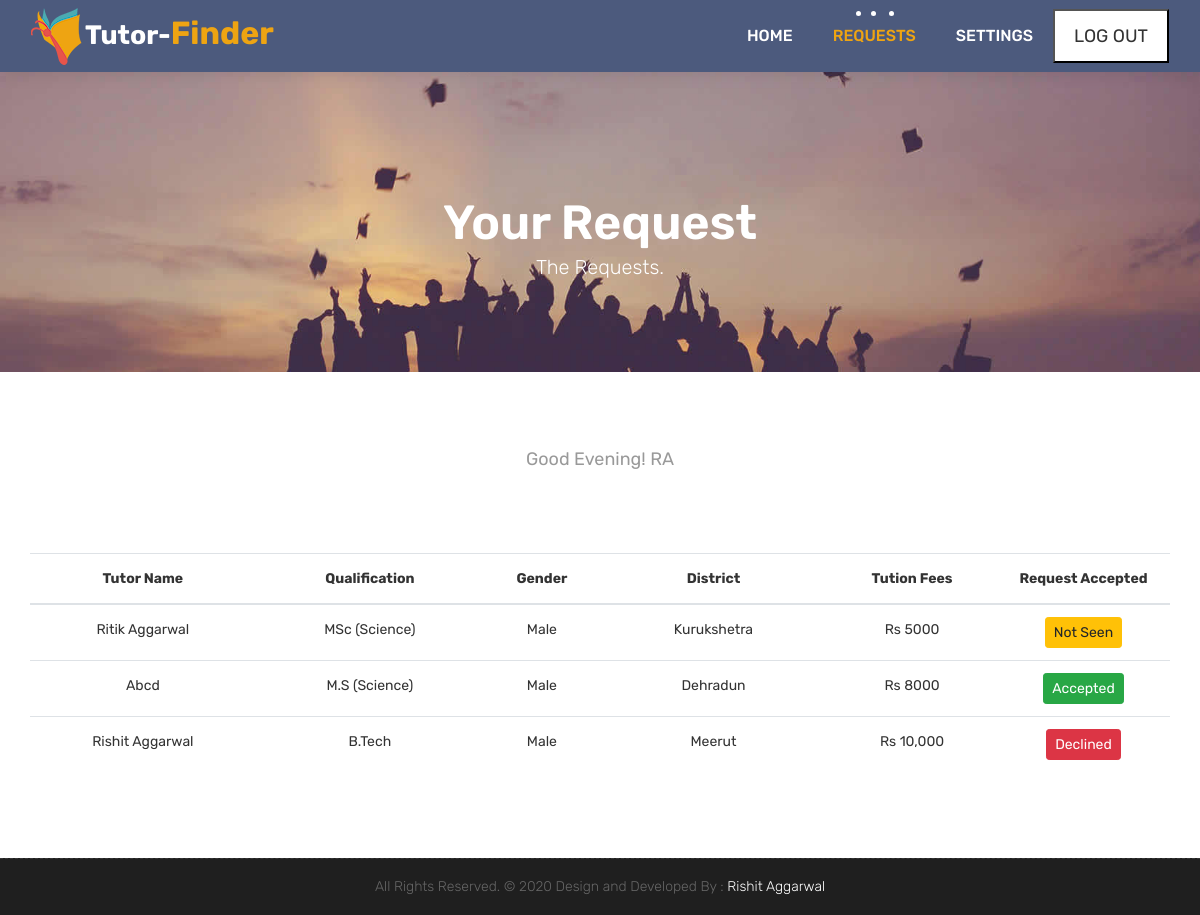
/my_request.php (signed in), run on the app's committed database.
### tables this page shows
CREATE TABLE `users` (
  `user_id` int(11) NOT NULL,
  `name` varchar(60) NOT NULL,
  `email_id` varchar(60) NOT NULL,
  `password` varchar(200) NOT NULL,
  `mobile` varchar(20) NOT NULL,
  `type` varchar(25) NOT NULL
);

CREATE TABLE `tution_request` (
  `tution_id` int(11) NOT NULL,
  `student_id` int(11) NOT NULL,
  `tutor_id` int(11) NOT NULL,
  `is_accepted` int(11) NOT NULL DEFAULT '0'
);

CREATE TABLE `user_information` (
  `user_id` int(11) NOT NULL,
  `highest_qualification` varchar(50) NOT NULL DEFAULT '-',
  `gender` varchar(20) NOT NULL,
  `address` varchar(200) NOT NULL DEFAULT '-',
  `district` varchar(50) NOT NULL DEFAULT '-',
  `state` varchar(50) NOT NULL DEFAULT '-',
  `above_class` varchar(50) NOT NULL,
  `subject1` varchar(50) NOT NULL,
  `subject2` varchar(50) NOT NULL,
  `subject3` varchar(50) NOT NULL,
  `average_tution_fees` varchar(50) NOT NULL DEFAULT '-',
  `about` varchar(200) NOT NULL,
  `recent_school` varchar(100) NOT NULL,
  `profile_image` varchar(200) NOT NULL,
  `degree_image` varchar(200) NOT NULL,
  `resume` varchar(200) NOT NULL,
  `rating` int(11) NOT NULL DEFAULT '0',
  `people_rated` int(11) NOT NULL DEFAULT '0'
);

### my_request.php (the view, shortened to what this page needs)
<?php
	include 'db/db.php';
	include ('src/header.php');
	$id=$_SESSION['user_id'];
	$sql="SELECT * from users where user_id='$id';";
	$result=mysqli_query($con,$sql);
	$row=mysqli_fetch_assoc($result);
	$type=$row['type'];
	if($type=="Student")
		$dashboard="student_dashboard.php";
	else
		$dashboard="tutor_dashboard.php";
	$time=date("h");
	$a_p=date("a");
	if($time>5 && $time <12 && $a_p=="am")
		$greet="Good Morning!";
	else if($time>=0 && $time <6 && $a_p=="pm")
		$greet="Good Afternoon!";
	else if($time>=6 && $time <12 && $a_p=="pm")
		$greet="Good Evening!";
	else
		$greet="Good Night!";
?>
<body class="host_version">
	<header class="top-navbar">
		<nav class="navbar navbar-expand-lg navbar-light bg-light">
			<div class="container-fluid">
				<a class="navbar-brand" href="index.php" style="margin-right:0px;">
					<img src="images/logo.png" alt="" />
				</a>
				<h1 style="margin-top:5px;color:white; font-weight: bold; font-size:20pt;">Tutor-<span style="color:#eea412; font-size:24pt;">Finder</span></h1>
				<div class="collapse navbar-collapse" id="navbars-host">
					<ul class="navbar-nav ml-auto">
						<li class="nav-item"><a class="nav-link" href="<?php echo $dashboard; ?>">Home</a></li>
						<li class="nav-item active"><a class="nav-link" href="my_request.php">Requests</a></li>
						<li class="nav-item"><a class="nav-link" href="settings.php">Settings</a></li>
					</ul>
					<ul class="nav navbar-nav navbar-right">
						<form action="src/main.php" method="post">
                        	<li><button type="submit" style="padding: 0px;" name="logout"><a class="hover-btn-new log"><span>LOG OUT</span></a></button></li>
                    	</form>
                    </ul>
				</div>
			</div>
		</nav>
	</header>
	<div class="all-title-box">
		<div class="container text-center">
			<h1>Your Request<span class="m_1">The Requests.</span></h1>
		</div>
	</div>
<div class="row justify-content-center">
	<div class="col-md-8 col-lg-8 col-12 col-sm-10">
	</div>
</div>
    <div id="overviews" class="section wb">
        <div class="container">
            <div class="section-title row text-center">
                <div class="section-title row text-center">
                <div class="col-md-8 offset-md-2">
                    <p class="lead font_color_change"><?php echo $greet; echo ' '.$row['name']; ?></p>
                </div>
            </div>
            </div>
            <hr class="invis">
           <?php
           	if($type=="Student")
           	{
           	?>
            <div class="row">
            	<table class="table table-hover">
				  <thead class="text-center">
				    <tr>
				      <th scope="col" style="width:20vw;vertical-align: top;">Tutor Name</th>
				      <th scope="col" style="width:20vw;vertical-align: top;">Qualification</th>
				      <th scope="col" style="width:10vw;vertical-align: top;">Gender</th>
				      <th scope="col" style="width:20vw;vertical-align: top;">District</th>
				      <th scope="col" style="width:15vw;vertical-align: top;">Tution Fees</th>
				      <th scope="col" style="width:15vw;vertical-align: top;">Request Accepted</th>
				    </tr>
				  </thead>
				  <tbody>
				  	<?php
				  		$sql="SELECT * from tution_request where student_id='$id';";
				  		$result=mysqli_query($con,$sql);
				  		while($row=mysqli_fetch_array($result,MYSQLI_ASSOC))
				  		{
				  			$teacher_id=$row['tutor_id'];
				  			$s="SELECT * from users,user_information where user_information.user_id='$teacher_id' AND users.user_id='$teacher_id';";
				  			$res=mysqli_query($con,$s);
				  			$row1=mysqli_fetch_assoc($res);
				  		?>
				  		<tr class="text-center font_color_change">
				  			<td class="font_color_change" scope="col" style="width:20vw;vertical-align: top;"><?php echo $row1['name']; ?></td>
				  			<td scope="col" style="width:20vw;vertical-align: top;"><?php echo $row1['highest_qualification']; ?></td>
				  			<td scope="col" style="width:10vw;vertical-align: top;"><?php echo $row1['gender']; ?></td>
				  			<td scope="col" style="width:20vw;vertical-align: top;"><?php echo $row1['district']; ?></td>
				  			<td scope="col" style="width:15vw;vertical-align: top;"><?php echo 'Rs '.$row1['average_tution_fees']; ?></td>
				  		<?php
				  			if($row['is_accepted']==0)
				  			{
				  			?>
				  				<td scope="col" style="width:15vw;vertical-align: top;"><button class="btn btn-warning btn-sm">Not Seen</button></td>
				  			<?php
				  			}
				  			else if($row['is_accepted']==1)
				  			{
				  			?>
				  				<td scope="col" style="width:15vw;vertical-align: top;"><button class="btn btn-success btn-sm">Accepted</button></td>
				  			<?php
				  			}
				  			else
				  			{
				  			?>
				  				<td scope="col" style="width:15vw;vertical-align: top;"><button class="btn btn-danger btn-sm">Declined</button></td>
				  			<?php
				  			}
				  		?>
				  		</tr>
				  		<?php
				  		}
				  	?>
				  </tbody>
				</table>
            </div>
            <?php
        	}
            ?>
    </div>
</div>
    <?php
    	include('src/footer.php');
    ?>
</body>
</html>

### data on the page
users: name "RA"
tution_request: users.name "Ritik Aggarwal", user_information.highest_qualification "MSc (Science)", user_information.gender "Male", user_information.district "Kurukshetra", user_information.average_tution_fees "5000", is_accepted "Not Seen"
tution_request: users.name "Abcd", user_information.highest_qualification "M.S (Science)", user_information.gender "Male", user_information.district "Dehradun", user_information.average_tution_fees "8000", is_accepted "Accepted"
tution_request: users.name "Rishit Aggarwal", user_information.highest_qualification "B.Tech", user_information.gender "Male", user_information.district "Meerut", user_information.average_tution_fees "10,000", is_accepted "Declined"

### other printed values
$greet "Good Evening!"
